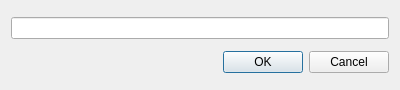
<?xml version="1.0" encoding="UTF-8"?>
<ui version="4.0">
 <class>Dialog</class>
 <widget class="QDialog" name="Dialog">
  <property name="geometry">
   <rect>
    <x>0</x>
    <y>0</y>
    <width>400</width>
    <height>90</height>
   </rect>
  </property>
  <property name="windowTitle">
   <string>Edit plot title</string>
  </property>
  <layout class="QVBoxLayout" name="verticalLayout">
   <item>
    <widget class="QLineEdit" name="lineEdit"/>
   </item>
   <item>
    <widget class="QDialogButtonBox" name="buttonBox">
     <property name="orientation">
      <enum>Qt::Horizontal</enum>
     </property>
     <property name="standardButtons">
      <set>QDialogButtonBox::Cancel|QDialogButtonBox::Ok</set>
     </property>
    </widget>
   </item>
  </layout>
 </widget>
 <resources/>
 <connections>
  <connection>
   <sender>buttonBox</sender>
   <signal>accepted()</signal>
   <receiver>Dialog</receiver>
   <slot>accept()</slot>
   <hints>
    <hint type="sourcelabel">
     <x>248</x>
     <y>254</y>
    </hint>
    <hint type="destinationlabel">
     <x>157</x>
     <y>274</y>
    </hint>
   </hints>
  </connection>
  <connection>
   <sender>buttonBox</sender>
   <signal>rejected()</signal>
   <receiver>Dialog</receiver>
   <slot>reject()</slot>
   <hints>
    <hint type="sourcelabel">
     <x>316</x>
     <y>260</y>
    </hint>
    <hint type="destinationlabel">
     <x>286</x>
     <y>274</y>
    </hint>
   </hints>
  </connection>
 </connections>
</ui>
